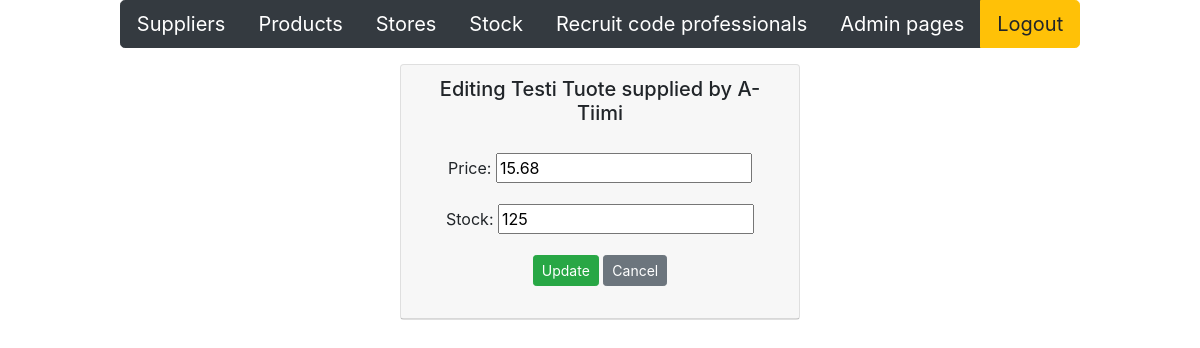
/edit-product-get/2/ (signed in), run on an earlier commit of the app's database.
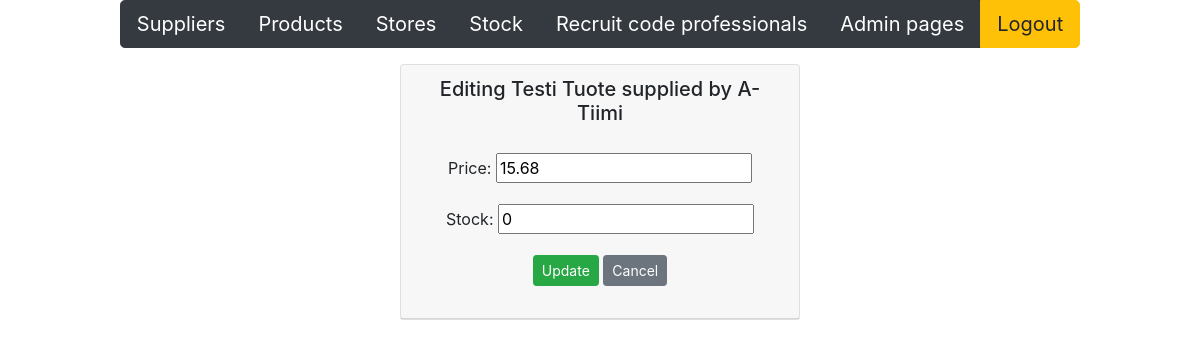
And on a later commit of the database.
### app/models.py (models this page shows, shortened)
class Product(models.Model):
    productname = models.CharField(max_length = 20, default = "laku")
    packagesize = models.CharField(max_length = 20, default = 3)
    unitprice = models.DecimalField(max_digits=8, decimal_places=2, default=1.00)
    unitsinstock = models.IntegerField(default = 3)
    supplier = models.ForeignKey(Supplier, on_delete=models.CASCADE)

class Supplier(models.Model):
    companyname = models.CharField(max_length = 50, default="firma")
    contactname = models.CharField(max_length = 50, default="firma")
    address = models.CharField(max_length = 100, default="firma")
    phone = models.CharField(max_length = 20, default="firma")
    email = models.CharField(max_length = 50, default="firma")
    country = models.CharField(max_length = 50, default="firma")

### app/views.py (the view)
# urls.py: path('edit-product-get/<int:id>/', edit_product_get),
def edit_product_get(request, id):
        if not request.user.is_authenticated:
            return render(request, 'loginpage.html')
        else:
            product = Product.objects.get(id = id)
            context = {'product': product}
            return render (request,"edit_product.html",context)

### app/templates/edit_product.html (shortened to what this page needs)
{% extends 'index.html' %}
{% block content %}
<div class="card" style="width: 25rem;">
    <div class="card-header">
        <h5>Editing {{product.productname}} supplied by {{product.supplier.companyname}}</h5>
        <div class="card-body">
            <form method="post" action="/edit-product-post/{{product.id}}/">
                <div class="form-group">
                    <label>Price:</label>
                    <input type="number" step="0.01" name="unitprice" value={{product.unitprice}}>
                </div>
                <div class="form-group">
                    <label>Stock:</label>
                    <input type="number" name="unitsinstock" value={{product.unitsinstock}}>
                </div>
                <input type="submit" value="Update" class="btn btn-success btn-sm">
                <input type="button" onclick="window.location.href='/products'" id="hide-btn"
                    class="btn btn-secondary btn-sm" value="Cancel">
            </form>
        </div>
    </div>
</div>
{% endblock %}

What changed in the data, as far as the page shows it:
changed Product "Testi Tuote": unitsinstock "125" → "0"
